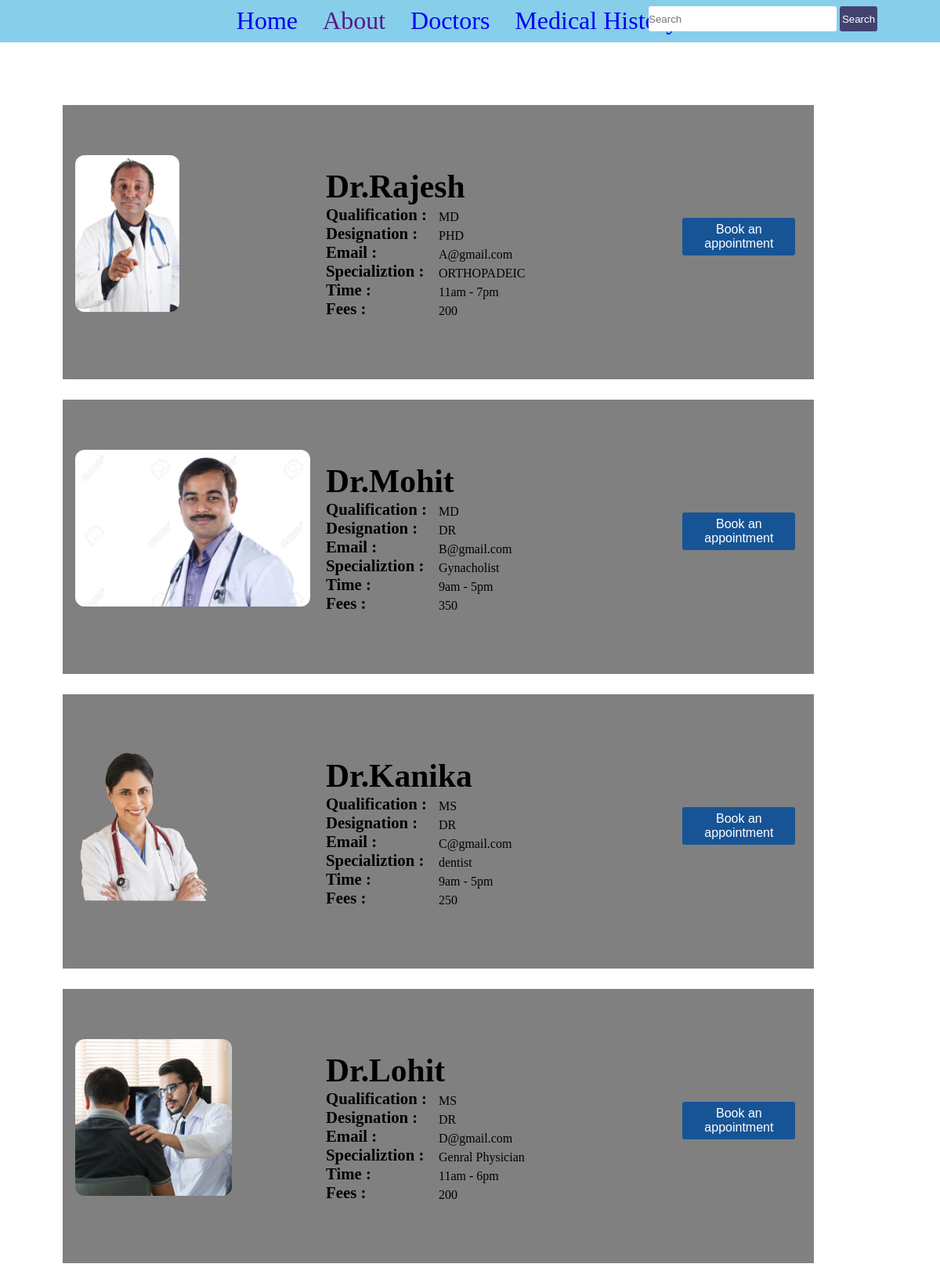
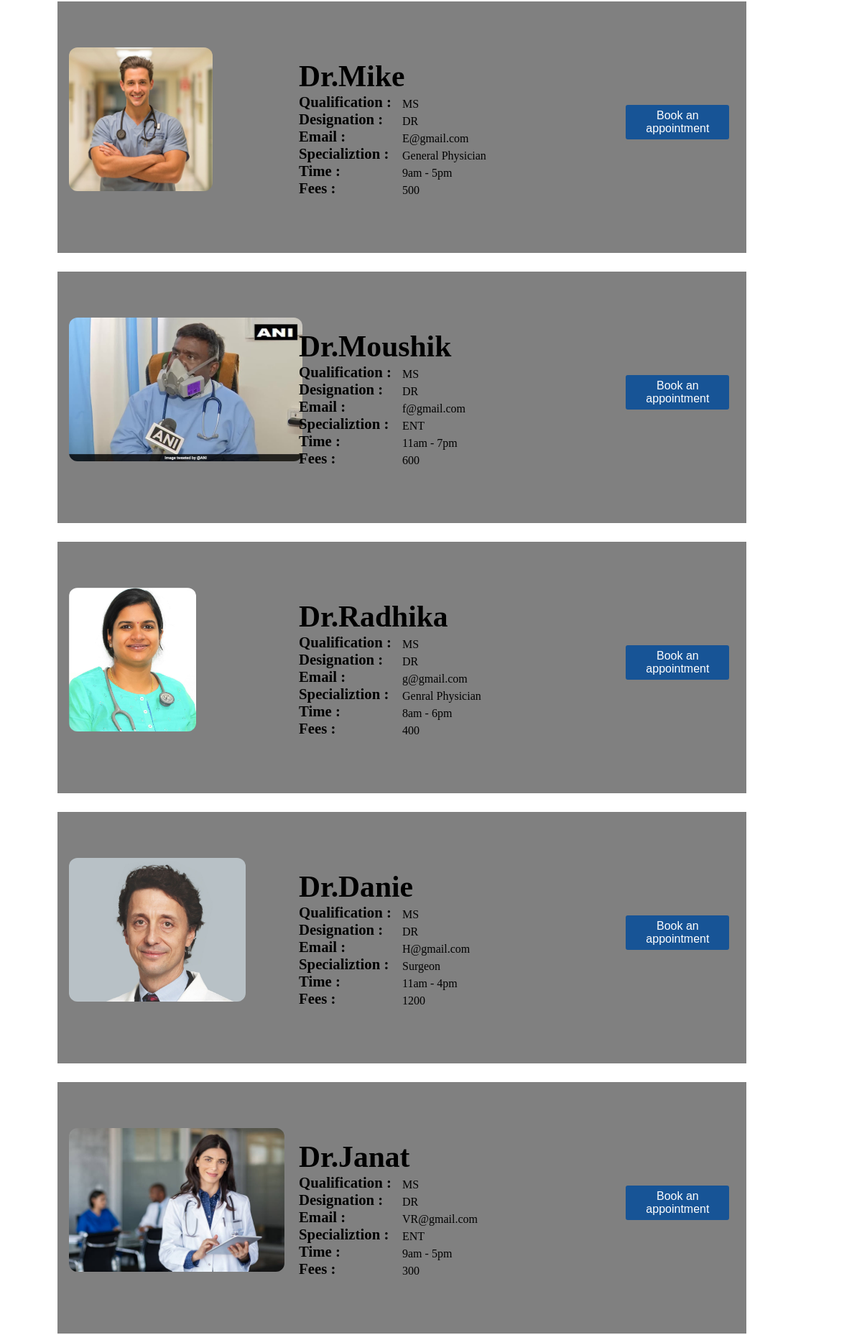
Screenshot of /doctor (upper part) with the database file from the repository (2 pictures, top to bottom).
### home/models.py (models this page shows)
class Doctors(models.Model):
    name = models.CharField(max_length=100)
    qualification = models.CharField(max_length=100)
    designation = models.CharField(max_length=100)
    email = models.EmailField(max_length=100)
    specialzation = models.CharField(max_length=100)
    time = models.CharField(max_length=20)
    fees = models.IntegerField()
    image = models.ImageField( upload_to = "static/", default = "" )
    def __str__(self) :
        return self.name
    class Meta:
        verbose_name_plural = 'Doctors'

### home/views.py (the view)
# urls.py: path("doctor", views.doctor, name="doctor"),
def doctor(request):
    if request.method == "POST":
        query = request.POST['query']
        ser = (Q(name__icontains = query) | Q(specialzation__icontains = query) | Q(fees__icontains = query))
        doc = Doctors.objects.filter(ser)
        return render(request, 'doctor.html', {'doc': doc})
    else:
        doc = Doctors.objects.all()
        return render(request, 'doctor.html', {'doc': doc})

### templates/doctor.html (shortened to what this page needs)
<!DOCTYPE html>
<html lang="en">
<head>
    <link rel="stylesheet" href="static/doctorStyle.css">
</head>
<body>
    <header>
        <nav>
          <ul>
            <li><a href="{% url 'index' %}">Home</a></li>
            <li><a href="">About</a></li>
            <li><a href="{% url 'doctor' %}">Doctors</a></li>
            <li><a href="{% url 'history' %}">Medical History</a></li>
            <li>
              <div id="inp">
                <form method="POST" action = "{% url 'doctor' %}" role="search">
            <input type="search" name="query" id="query" placeholder="Search">
            <input type="submit" value="Search" id="submit">
                </form>
        </div>
            </li>
          </ul>
        </nav>
      </header>
    <div class="box">
      {% for d in doc %}
     <div class="box1" >
         <img src="{{d.image}}" alt="">
         <div class="info1">
            <div class="key"><ul>
            <li><h1> {{d}} </h1> </li>
            <li>Qualification :</li>
            <li>Designation :</li>
            <li>Email :</li>
            <li>Specializtion :</li>
            <li>Time :</li>
            <li>Fees :</li></ul></div>
            <div class="value"><ul>
            <li> {{d.qualification}} </li>
            <li> {{d.designation}} </li>
            <li> {{d.email}} </li>
            <li> {{d.specialzation}} </li>
            <li> {{d.time}} </li>
            <li> {{d.fees}} </li></ul></div>
         </div>
         <button onclick="fun()">Book an appointment
         </button>
     </div>
     {% endfor %}
    </div>
</body>
</html>

### static/doctorStyle.css (style rules this page uses)
* { margin: 0; padding: 0; }
header { background-color: skyblue; height: 54px; }
nav ul { display: flex; flex-direction: row; justify-content: center; gap:2rem; }
nav ul li { text-decoration: none; text-align: center; list-style: none; margin-top: 8px; }
nav ul li a { font-size: 2rem; text-decoration: none; }
#inp { position: absolute; right: 5rem; }
#query { width: 15rem; height: 2rem; border: 0px ; border-radius: 3px; }
#submit { color: white; height: 2rem; width: 3rem; border: 0px; border-radius: 3px; background-color: rgb(66, 66, 113); transition: all 0.1s ease-in-out; }
.box { display: flex; flex-direction: column; justify-content: center; margin:23px; padding: 44px; }
.box1 { background-color:grey; height: 350px; width:90%; margin:13px; position: relative; cursor: pointer; }
.box1 img { height:200px; position: absolute; top:4rem; left:1rem; border-radius: 12px; }
.box1 button { color: white; position: absolute; top: 9rem; right: 1.5rem; height: 3rem; width: 9rem; border: 0px; font-size: 1rem; border-radius: 3px; background-color: rgb(23, 84, 150); transition: all 0.1s ease-in-out; }
.key ul { display: flex; position: absolute; flex-direction: column; left: 21rem; top: 5rem; font-weight: bolder; font-size: 1.3rem; }
.key li { list-style: none; }
.value ul { display: flex; position: absolute; flex-direction: column; left: 30rem; top: 6.5rem; height: 10.5rem; justify-content: end; gap: 6px; }
.value li { list-style: none; }

### rows the page displays
Doctors: image (picture), name "Dr.Rajesh", qualification "MD", designation "PHD", email "A@gmail.com", specialzation "ORTHOPADEIC", time "11am - 7pm", fees "200"
Doctors: image (picture), name "Dr.Mohit", qualification "MD", designation "DR", email "B@gmail.com", specialzation "Gynacholist", time "9am - 5pm", fees "350"
Doctors: image (picture), name "Dr.Kanika", qualification "MS", designation "DR", email "C@gmail.com", specialzation "dentist", time "9am - 5pm", fees "250"
Doctors: image (picture), name "Dr.Lohit", qualification "MS", designation "DR", email "D@gmail.com", specialzation "Genral Physician", time "11am - 6pm", fees "200"
Doctors: image (picture), name "Dr.Mike", qualification "MS", designation "DR", email "E@gmail.com", specialzation "General Physician", time "9am - 5pm", fees "500"
Doctors: image (picture), name "Dr.Moushik", qualification "MS", designation "DR", email "f@gmail.com", specialzation "ENT", time "11am - 7pm", fees "600"
Doctors: image (picture), name "Dr.Radhika", qualification "MS", designation "DR", email "g@gmail.com", specialzation "Genral Physician", time "8am - 6pm", fees "400"
Doctors: image (picture), name "Dr.Danie", qualification "MS", designation "DR", email "H@gmail.com", specialzation "Surgeon", time "11am - 4pm", fees "1200"
Doctors: image (picture), name "Dr.Janat", qualification "MS", designation "DR", email "VR@gmail.com", specialzation "ENT", time "9am - 5pm", fees "300"
